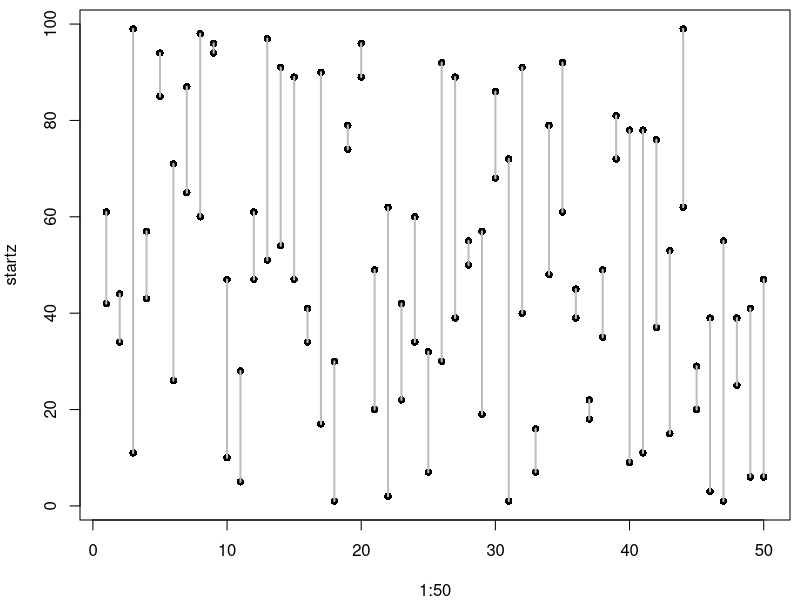
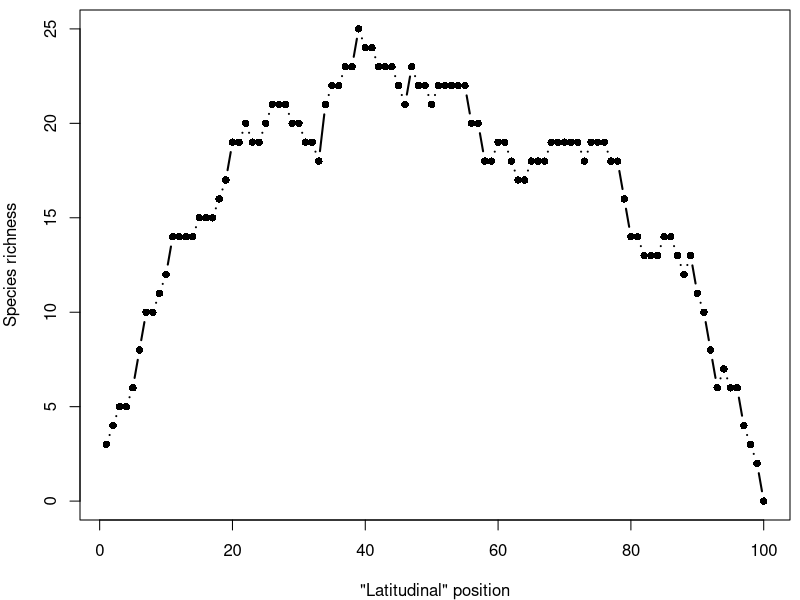

Write R code to recreate these figures, in order.
## ---- chunk 1
image = "https://onlinelibrary.wiley.com/cms/asset/f0869e4b-be4a-4240-85fc-15c3cd576c2a/geb12855-fig-0001-m.jpg"
cat(paste0('<center><img src="', image,'"></center>')) 
## ---- chunk 2

rng <- 1:100

startz <- sample(rng, 50, replace=TRUE)
endz <- sample(rng, 50, replace=TRUE)

par(mar=c(4,4,0.5,0.5))
plot(1:50, startz, pch=16)
points(1:50, endz, pch=16)
segments(x0=1:50, y0=startz, y1=endz, pch=16, col='grey', lwd=2)

sr <- c()
for(i in 1:length(rng)){
  sr[i] <- sum(sapply(1:length(startz), function(x){
    sum(rng[i] %in% startz[x]:endz[x])})
  )
}


par(mar=c(4,4,0.5,0.5))
plot(sr, 
  xlab='"Latitudinal" position', ylab='Species richness', 
  pch=16, lwd=2, type='b')



## ---- chunk 3
image = "https://www.nature.com/scitable/content/ne0000/ne0000/ne0000/ne0000/23163026/verberk_ne_1_2.jpg"
cat(paste0('<center><img src="', image,'"></center>')) 
